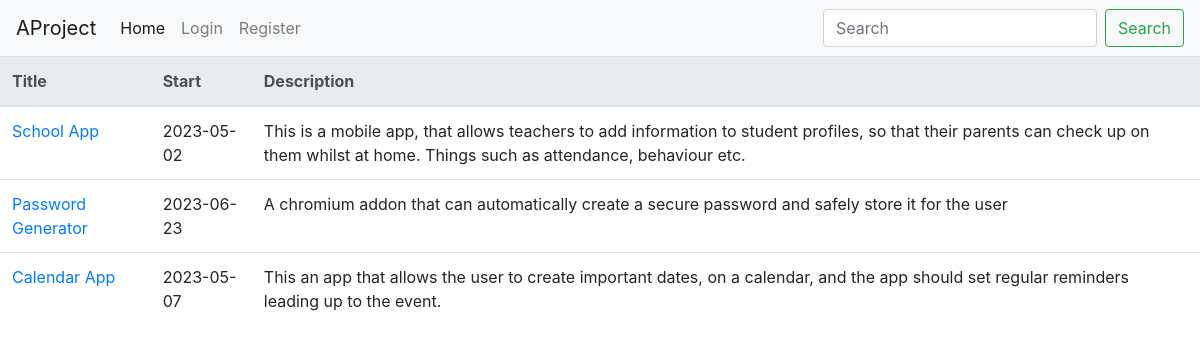
The page / on the database its author committed.
### tables this page shows
CREATE TABLE `projects` (
  `pid` int UNSIGNED NOT NULL,
  `title` varchar(100) NOT NULL,
  `start_date` date DEFAULT NULL,
  `end_date` date DEFAULT NULL,
  `phase` enum('design','development','testing','deployment','complete') DEFAULT NULL,
  `description` varchar(500) DEFAULT NULL,
  `uid` int UNSIGNED NOT NULL
);

### index.php (the view, shortened to what this page needs)
<!DOCTYPE html>
<html lang="en">
  <head>
    <link rel="stylesheet" href="https://cdn.jsdelivr.net/npm/bootstrap@4.3.1/dist/css/bootstrap.min.css">
  </head>
  <body>
    <nav class="navbar navbar-expand-lg navbar-light bg-light">
    <a class="navbar-brand" href="index.php">AProject</a>
    <div class="collapse navbar-collapse" id="navbarSupportedContent">
        <ul class="navbar-nav mr-auto">
        <li class="nav-item active">
            <a class="nav-link" href="index.php">Home <span class="sr-only">(current)</span></a>
        </li>
        <li>
        <?php
            if (isset($_SESSION['username'])) {
                echo '<li class="nav-item"><a class="nav-link active" href="addproject.php">Add project</a></li>';
                echo '<li class="nav-item"><a class="nav-link" href="logout.php">Logout</a></li>';
            } else {
                echo '<li class="nav-item"><a class="nav-link" href="signin.php">Login</a></li>';
            	echo '<li class="nav-item"><a class="nav-link" href="register.php">Register</a></li>';
            }
            ?>
        </li>
        </ul>
        <form class="form-inline my-2 my-lg-0">
        <input class="form-control mr-sm-2" type="search" placeholder="Search" aria-label="Search" name="<?php echo htmlspecialchars('search'); ?>">
		<button class="btn btn-outline-success my-2 my-sm-0" type="submit" >Search</button>
        </form>
    </div>
    </nav>
    <?php
    require_once('connectdb.php');
    try{
        if (isset($_GET['submitted'])) {
          $search_query = htmlspecialchars($_GET['search']);
          $stat = $db->prepare("SELECT title, start_date, description, pid, end_date FROM projects WHERE title LIKE :search_query OR end_date LIKE :search_query OR start_date LIKE :search_query");
          $stat->bindValue(':search_query', "%$search_query%", PDO::PARAM_STR);
          $stat->execute();
      } else {
          $stat = $db->query('SELECT title, start_date, description, pid FROM projects;');
      }
      if ($stat->rowCount() > 0) {
        echo '<table class="table">';
        echo '<thead class="thead-light">';
        echo '<tr>';
        echo '<th scope="col">Title</th>';
        echo '<th scope="col">Start</th>';
        echo '<th scope="col">Description</th>';
        echo '</tr>';
        echo '</thead>';
        echo '<tbody>';
        while ($row = $stat->fetch()) {
    		echo '<tr>';
    		echo '<td><a href="project.php?id=' . htmlspecialchars($row['pid'], ENT_QUOTES) . '">' . htmlspecialchars($row['title'], ENT_QUOTES) . '</a></td>';
    		echo '<td>' . htmlspecialchars($row['start_date'], ENT_QUOTES) . '</td>';
    		echo '<td>' . htmlspecialchars($row['description'], ENT_QUOTES) . '</td>';
    		echo '</tr>';
		}
        echo '</tbody>';
echo '</table>';
      } else {
          echo ('No projects found.');
      }
  } catch (PDOException $ex) {
      echo("Failed to connect to the database <br>");
      echo($ex->getMessage());
      exit;
  }
    ?>
  </body>
</html>

### connectdb.php (shortened to what this page needs)
<!DOCTYPE html>
<html lang="en">
<head>
</head>
<body>
</body>
</html>

### rows shown on the page
projects: title "School App", start_date "2023-05-02", description "This is a mobile app, that allows teachers to add information to student profiles, so that their parents can check up on them whilst at home. Things such as attendance, behaviour etc."
projects: title "Password Generator", start_date "2023-06-23", description "A chromium addon that can automatically create a secure password and safely store it for the user"
projects: title "Calendar App", start_date "2023-05-07", description "This an app that allows the user to create important dates, on a calendar, and the app should set regular reminders leading up to the event."
